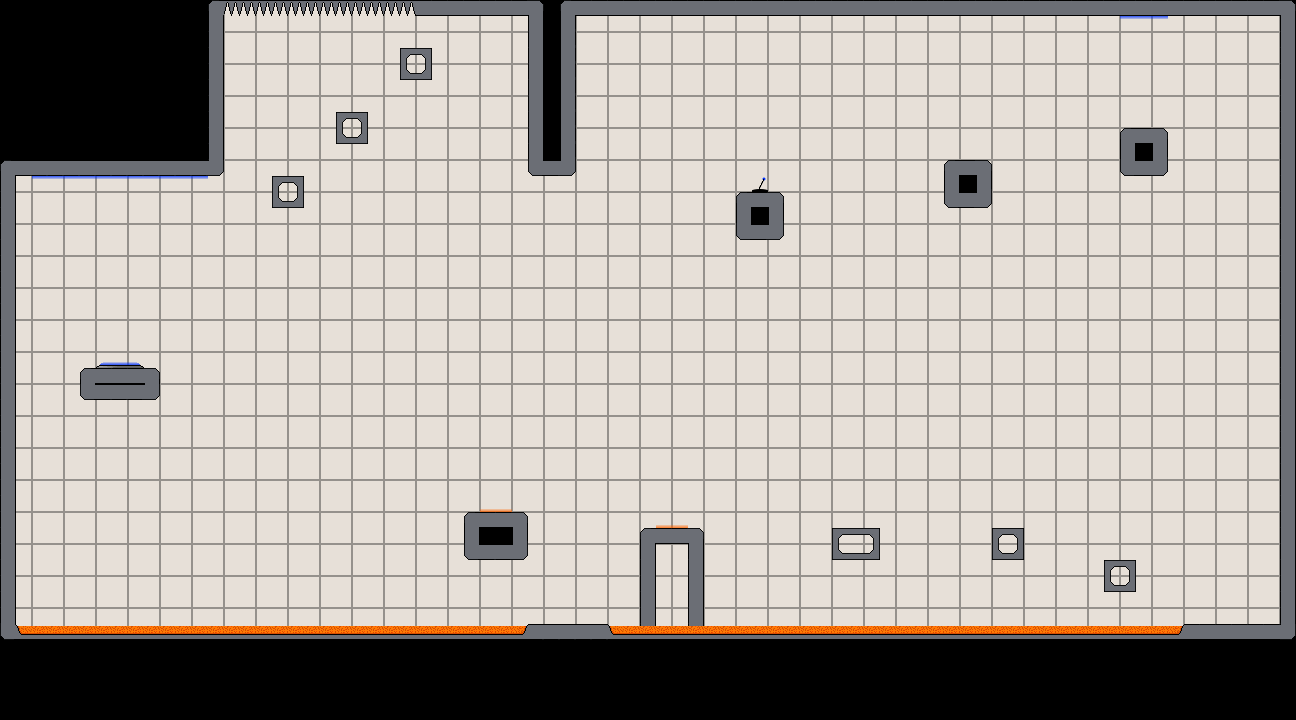

Below is a game level as drawn by its tile map, then a one-line description and the .tmx that defines it (tile-layer data replaced by summaries):
An orthogonal 81x45 tile map with 16x16 px tiles, 8 tile layers (background, walls, switches, gravTiles, ...) and 1 object (spawnPoint1).

<map version="1.0" orientation="orthogonal" width="81" height="45" tilewidth="16" tileheight="16">
 <tileset firstgid="1" name="interiorTileset" tilewidth="16" tileheight="16">
  <image source="interiorTileset.png" trans="ff00ff" width="144" height="64" />
 </tileset>
 <layer name="background" width="81" height="45">
  <data>[3645 cells, 3645 non-empty, 5 distinct tile ids]</data>
 </layer>
 <layer name="walls" width="81" height="45">
  <data>[3645 cells, 280 non-empty, 17 distinct tile ids]</data>
 </layer>
 <layer name="switches" width="81" height="45">
  <data>[3645 cells, 1 non-empty, 1 distinct tile ids]</data>
 </layer>
 <layer name="gravTiles" width="81" height="45">
  <data>[3645 cells, 18 non-empty, 2 distinct tile ids]</data>
 </layer>
 <objectgroup name="spawnPoint" width="81" height="45">
  <object name="spawnPoint1" x="1242" y="581" />
 </objectgroup>
 <layer name="acid" width="81" height="45">
  <data>[3645 cells, 268 non-empty, 4 distinct tile ids]</data>
 </layer>
 <layer name="exit" width="81" height="45">
  <data>[3645 cells, 1 non-empty, 1 distinct tile ids]</data>
 </layer>
 <layer name="exitDummyTiles" width="81" height="45">
  <data>[3645 cells, 2 non-empty, 2 distinct tile ids]</data>
 </layer>
 <layer name="spikes" width="81" height="45">
  <data>[3645 cells, 11 non-empty, 1 distinct tile ids]</data>
 </layer>
</map>
